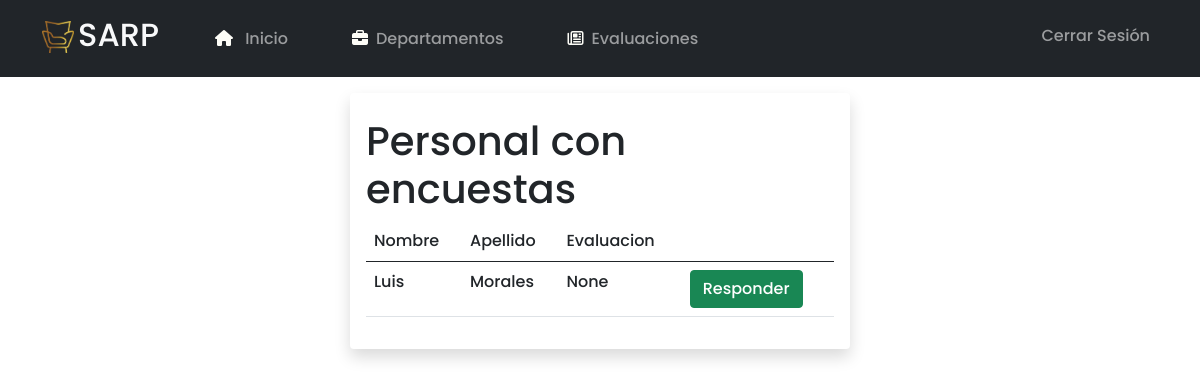
The page /evaluaciones/2/answer (signed in) on the database as committed earlier.
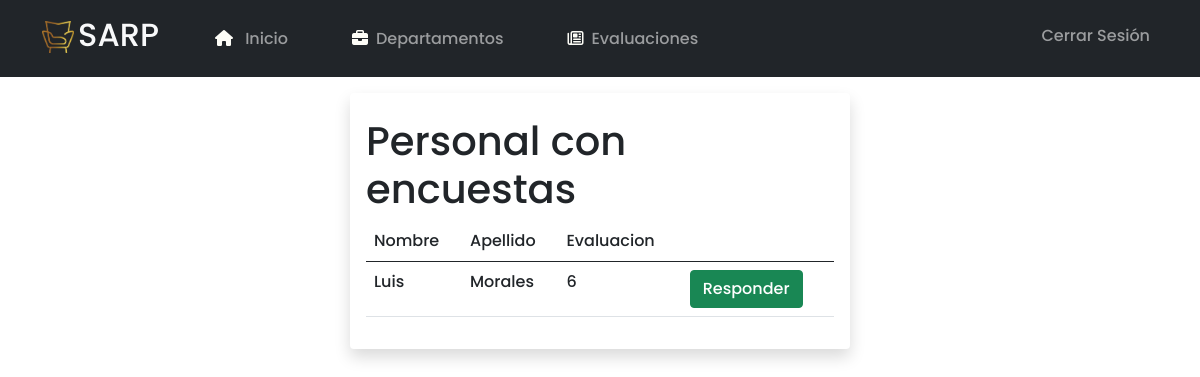
The same page on the database as committed later.
### Login/models.py (models this page shows, shortened)
class  Staff(models.Model):
    name = models.CharField(max_length=50)
    last_name = models.CharField(max_length=50)
    email = models.CharField(max_length=100)
    number = models.BigIntegerField()
    jobs = models.CharField(max_length=300)
    evaluation = models.CharField(max_length=50, null=True)
    management = models.ForeignKey(Department, on_delete=models.SET_NULL, null=True)

### Login/views.py (the view)
# urls.py: path('evaluaciones/<int:id>/answer', views.answer, name='answer'),
@login_required
def answer(request, id):
    eval = Evaluation.objects.get(pk=id)
    depart = eval.department.id
    staff = Staff.objects.filter(management = depart)
    return render(request, 'answer.html', {'staffs':staff, 'eval':eval})

### Login/templatetags/auth_extras.py (called while the page is built)
@register.filter(name='has_group')
def has_group(user, group_name):
    group = Group.objects.get(name=group_name)
    return True if group in user.groups.all() else False

### Login/templates/answer.html (shortened to what this page needs)
<!DOCTYPE html>
<html lang="en">
<head>
</head>
<body>
    {% extends 'base.html' %}
    {% block content %}
    <main class="container bg-light rounded mt-3 shadow p-3 mb-5 bg-body rounded" style="width: 500px;">
        <h1>Personal con encuestas</h1>
        <table class="table">
            <thead>
                <tr>
                    <th scope="col">Nombre</th>
                    <th scope="col">Apellido</th>
                    <th scope="col">Evaluacion</th>
                    <th></th>
                </tr>
            </thead>
            <tbody>
                {% for staff in staffs %}
                <tr>
                    <td>{{staff.name}}</td>
                    <td>{{staff.last_name}}</td>
                    <td>{{staff.evaluation}}</td>
                    <td><a class="btn btn-success" href="{% url 'test' id=eval.id id_staff=staff.id %}">Responder</a></td>
                </tr>
                {% endfor %}
            </tbody>
        </table>
    </main>
    {% endblock %}

Rows that differ between the two databases and show on the page:
changed Staff "Luis": evaluation "None" → "6"
